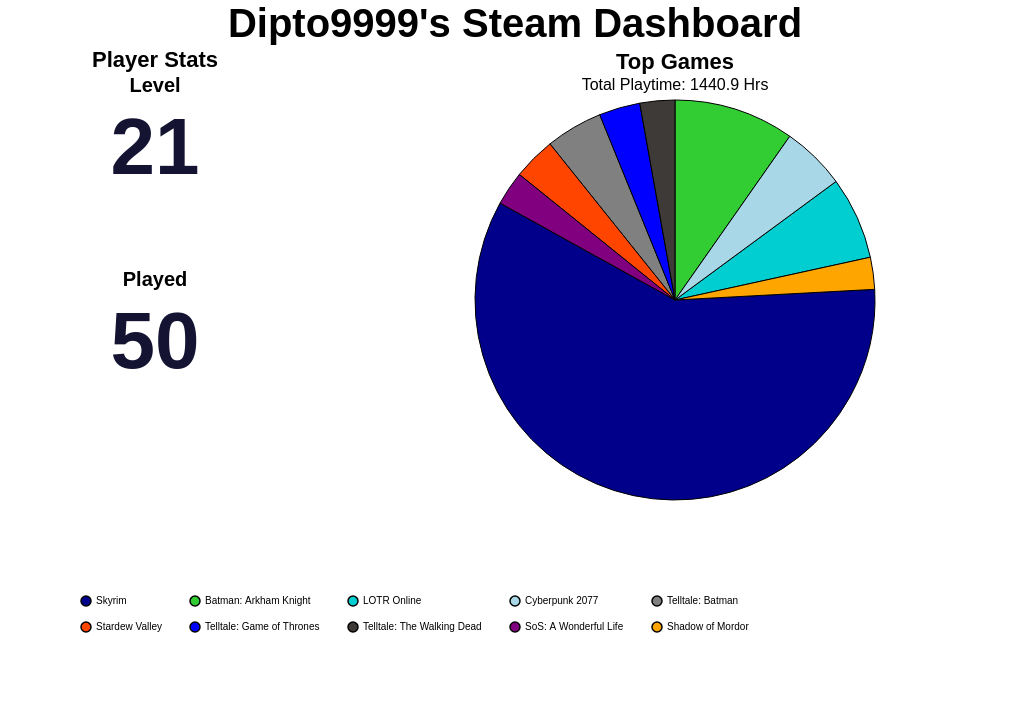

The specification (Vega-Lite) saved for this image:
### Vega-Lite specification from a JSON file in a GitHub repository (floating-point values rounded to 4 significant figures)
{"background": null, "config": {"view": {"continuousWidth": 300, "continuousHeight": 300, "strokeOpacity": 0, "strokeWidth": 1.5}, "axis": {"labelFontSize": 12, "titleFontSize": 16}, "legend": {"labelFontSize": 12, "titleFontSize": 16}}, "hconcat": [{"vconcat": [{"data": {"name": "data-ce2f25787bade8ca3fba4cb14335a451"}, "mark": {"type": "text", "align": "center", "baseline": "middle", "color": "#141331", "fontSize": 80, "fontWeight": "bold"}, "encoding": {"text": {"field": "Value", "type": "quantitative"}, "x": {"axis": null, "field": "Metric", "type": "nominal"}, "y": {"value": 50}}, "height": 150, "title": {"text": "Level", "anchor": "middle", "fontSize": 20}, "width": 300}, {"data": {"name": "data-92b892d679d5fbeaa0a56e1238c7fc12"}, "mark": {"type": "text", "align": "center", "baseline": "middle", "color": "#141331", "fontSize": 80, "fontWeight": "bold"}, "encoding": {"text": {"field": "Value", "type": "quantitative"}, "x": {"axis": null, "field": "Metric", "type": "nominal"}, "y": {"value": 50}}, "height": 150, "title": {"text": "Played", "anchor": "middle", "fontSize": 20}, "width": 300}], "title": {"text": "Player Stats", "anchor": "middle", "fontSize": 22}}, {"data": {"name": "data-b2da6c3eee8efb20e4c0e498a7d77a12"}, "mark": {"type": "arc", "stroke": "black", "strokeWidth": 1}, "encoding": {"color": {"field": "name", "legend": {"columnPadding": 25, "columns": 5, "direction": "horizontal", "labelFontSize": 10, "orient": "bottom", "padding": 75, "rowPadding": 10, "title": "", "titleAlign": "center", "titleFontSize": 16}, "scale": {"range": ["#00008B", "#32CD32", "#00CED1", "#A8D7E7", "#808080", "#FF4500", "#0000FF", "#3D3A38", "#800080", "#FFA500", "#006400", "#8B0000", "#FFD700", "#4682B4", "#2E8B57"]}, "sort": null, "type": "nominal"}, "theta": {"field": "playtime_percentage", "type": "quantitative"}, "tooltip": [{"field": "name", "title": "Game", "type": "nominal"}, {"field": "playtime_forever", "format": ".1f", "title": "Time (Hrs)", "type": "quantitative"}, {"field": "playtime_percentage", "format": ".2f", "title": "Playtime (%)", "type": "quantitative"}]}, "height": 400, "title": {"text": "Top Games", "anchor": "middle", "fontSize": 22, "subtitle": "Total Playtime: 1440.9 Hrs", "subtitleFontSize": 16}, "width": 700}], "padding": {"left": 250, "right": 250, "top": 0, "bottom": 0}, "title": {"text": "Dipto9999's Steam Dashboard", "anchor": "middle", "fontSize": 40}, "$schema": "https://vega.github.io/schema/vega-lite/v5.20.1.json", "datasets": {"data-ce2f25787bade8ca3fba4cb14335a451": [{"Metric": "Level", "Value": 21}], "data-92b892d679d5fbeaa0a56e1238c7fc12": [{"Metric": "Played", "Value": 50}], "data-b2da6c3eee8efb20e4c0e498a7d77a12": [{"name": "Skyrim", "playtime_forever": 845.3, "appid": 72850, "playtime_percentage": 58.9}, {"name": "Batman: Arkham Knight", "playtime_forever": 139.7, "appid": 208650, "playtime_percentage": 9.73}, {"name": "LOTR Online", "playtime_forever": 95.7, "appid": 212500, "playtime_percentage": 6.67}, {"name": "Cyberpunk 2077", "playtime_forever": 74.2, "appid": 1091500, "playtime_percentage": 5.17}, {"name": "Telltale: Batman", "playtime_forever": 66.22, "appid": 498240, "playtime_percentage": 4.61}, {"name": "Stardew Valley", "playtime_forever": 49.5, "appid": 413150, "playtime_percentage": 3.45}, {"name": "Telltale: Game of Thrones", "playtime_forever": 47.68, "appid": 330840, "playtime_percentage": 3.32}, {"name": "Telltale: The Walking Dead", "playtime_forever": 40.52, "appid": 207610, "playtime_percentage": 2.82}, {"name": "SoS: A Wonderful Life", "playtime_forever": 39.42, "appid": 2111170, "playtime_percentage": 2.75}, {"name": "Shadow of Mordor", "playtime_forever": 37.05, "appid": 241930, "playtime_percentage": 2.58}]}}
